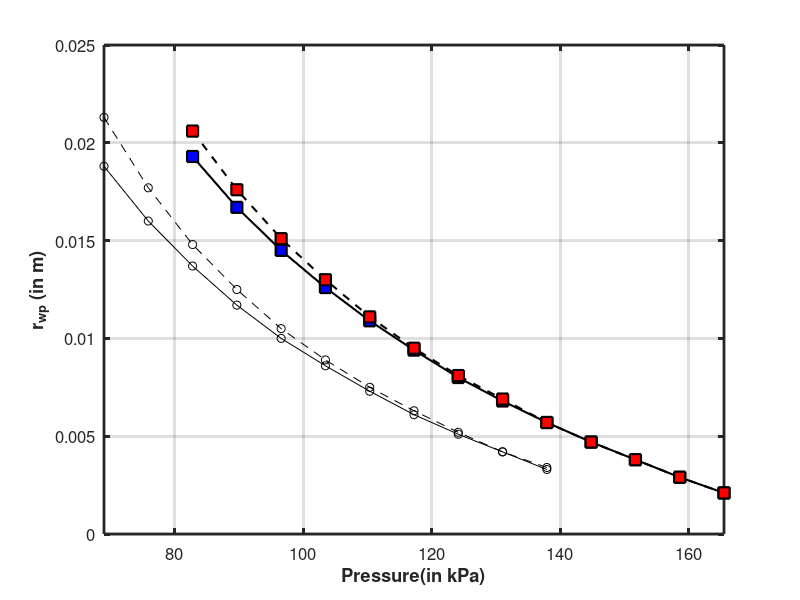

Reproduce this figure in MATLAB. (Note: this script raises an error after producing the figure.)
%% PLotting pressure vs diamters (60,88)
close all
pressure_wog_60 = 12:24;
Rcyl_wog_60 = [
    
    0.5000   12.0000    0.0241    0.3489    0.2929         0   32.9026    1.1262
    0.5000   13.0000    0.0215    0.3133   -0.2638         0  147.3253    1.1396
    0.5000   14.0000    0.0193    0.2828    0.2387         0   32.4366    1.1537
    0.5000   15.0000    0.0174    0.2562   -0.2168         0  147.8129    1.1685
    0.5000   16.0000    0.0157    0.2328    0.1976         0   31.9250    1.1841
    0.5000   17.0000    0.0142    0.2121   -0.1806         0  148.3510    1.2005
    0.5000   18.0000    0.0128    0.1936    0.1653         0   31.3573    1.2178
    0.5000   19.0000    0.0116    0.1769    0.1516         0   31.0476    1.2363
    0.5000   20.0000    0.0105    0.1617   -0.1391         0  149.2826    1.2559
    0.5000   21.0000    0.0095    0.1479   -0.1276         0  149.6369    1.2771
    0.5000   22.0000    0.0086    0.1350   -0.1170         0  150.0200    1.2999
    0.5000   23.0000    0.0077    0.1231   -0.1071         0  150.4386    1.3248
    0.5000   24.0000    0.0069    0.1119   -0.0978         0  150.9022    1.3523];


Rcyl_wg_60 = [
    0.5000   12.0000    0.0254    0.4422   -0.3945         0  146.1041    1.1262
    0.5000   13.0000    0.0224    0.3935   -0.3520         0  146.5976    1.1396
    0.5000   14.0000    0.0199    0.3426   -0.3050         0  147.0319    1.1537
    0.5000   15.0000    0.0178    0.2957   -0.2607         0  147.4154    1.1685
    0.5000   16.0000    0.0159    0.2597   -0.2276         0  147.7786    1.1841
    0.5000   17.0000    0.0143    0.2342   -0.2054         0  148.1511    1.2005
    0.5000   18.0000    0.0129    0.2111    0.1851         0   31.4753    1.2178
    0.5000   19.0000    0.0117    0.1882    0.1644         0   31.1184    1.2363
    0.5000   20.0000    0.0105    0.1700    0.1484         0   30.7540    1.2559
    0.5000   21.0000    0.0095    0.1546    0.1354         0   30.3559    1.2771
    0.5000   22.0000    0.0086    0.1391    0.1217         0   29.9542    1.2999
    0.5000   23.0000    0.0077    0.1264    0.1109         0   29.5229    1.3248
    0.5000   24.0000    0.0069    0.1138    0.1000         0   29.0435    1.3523];



pressure_wog_50 = 10:20;% 87 and 46
Rcyl_wog_50 = [
    0.5000   10.0000    0.0236    0.4454   -0.4051         0  155.4374    1.0756
    0.5000   11.0000    0.0208    0.3959    0.3606         0   24.3726    1.0845
    0.5000   12.0000    0.0185    0.3545    0.3234         0   24.1752    1.0936
    0.5000   13.0000    0.0165    0.3194   -0.2918         0  156.0301    1.1031
    0.5000   14.0000    0.0148    0.2892   -0.2647         0  156.2442    1.1129
    0.5000   15.0000    0.0134    0.2629    0.2410         0   23.5320    1.1231
    0.5000   16.0000    0.0121    0.2398    0.2202         0   23.2974    1.1337
    0.5000   17.0000    0.0109    0.2193    0.2018         0   23.0507    1.1447
    0.5000   18.0000    0.0099    0.2009    0.1852         0   22.7904    1.1563
    0.5000   19.0000    0.0090    0.1843    0.1702         0   22.5143    1.1684
    0.5000   20.0000    0.0081    0.1692   -0.1566         0  157.7802    1.1812];


Rcyl_wg_50 = [       0.5000   10.0000    0.0261    0.6469   -0.6137    1.0000  154.0886    1.0756
    0.5000   11.0000    0.0225    0.5292   -0.4988    1.0000  154.5883    1.0845
    0.5000   12.0000    0.0196    0.4560   -0.4291         0  155.0338    1.0936
    0.5000   13.0000    0.0173    0.4071   -0.3838         0  155.4399    1.1031
    0.5000   14.0000    0.0153    0.3578   -0.3368         0  155.8075    1.1129
    0.5000   15.0000    0.0137    0.3102   -0.2909         0  156.1398    1.1231
    0.5000   16.0000    0.0123    0.2714   -0.2536         0  156.4528    1.1337
    0.5000   17.0000    0.0111    0.2438   -0.2277         0  156.7685    1.1447
    0.5000   18.0000    0.0100    0.2216    0.2072         0   22.9070    1.1563
    0.5000   19.0000    0.0090    0.1991    0.1860         0   22.5852    1.1684
    0.5000   20.0000    0.0082    0.1789    0.1670         0   22.2650    1.1812];




plot(pressure_wog_50*6.89476, Rcyl_wog_50(:,3)-.0048,'-ko',...
    pressure_wog_60*6.89476, Rcyl_wog_60(:,3)-.0048,'-ks',...
    'linewidth',1.5,'Markersize',8,'MarkerFaceColor','blue')
% %plot(pressure_wog_60*6.89476, Rcyl_wog_60(:,3)-.0048,'ko',...
%     pressure_wg_60*6.89476, Rcyl_wg_60(:,3)-.0048,'ks',...
%     'linewidth',1.5,'Markersize',8,'MarkerFaceColor','blue')
hold on

plot(pressure_wog_50*6.89476, Rcyl_wg_50(:,3)-.0048,'--ko',...
    pressure_wog_60*6.89476, Rcyl_wg_60(:,3)-.0048,'--ks',...
    'linewidth',1.5,'Markersize',8,'MarkerFaceColor','red')

ylabel('r_{wp} (in m)','fontweight','bold','fontsize',12,'Interpreter','tex')

xlabel('Pressure(in kPa)','fontweight','bold','fontsize',12)

set(gca,'linewidth',2,'FontSize',12)
xlim([10 24]*6.89476)
grid on
ax = gca;
ax.YAxis.Exponent = -2;

% set(gcf, 'Position', [100, 100, 600, 600])
legend(' 50 deg Helical', '60 deg Helical ',' 50 deg Exact', '60 deg Exact ')
axis square
resol = 900; % pixels per inch
set(gcf, 'Position', [100, 100, 600, 600])
% legend(' 50 deg Helical', '60 deg Helical ',' 50 deg Exact', '60 deg Exact ')

%
figure

plot(pressure_wog_50*6.89476,abs( Rcyl_wog_50(:,5)),'-ko',...
    pressure_wog_60*6.89476, abs(Rcyl_wog_60(:,5)),'-ks',...
    'linewidth',1.5,'Markersize',8,'MarkerFaceColor','blue')
% %plot(pressure_wog_60*6.89476, Rcyl_wog_60(:,3)-.0048,'ko',...
%     pressure_wg_60*6.89476, Rcyl_wg_60(:,3)-.0048,'ks',...
%     'linewidth',1.5,'Markersize',8,'MarkerFaceColor','blue')
hold on

plot(pressure_wog_50*6.89476,abs(Rcyl_wg_50(:,5)),'--ko',...
    pressure_wog_60*6.89476, abs(Rcyl_wg_60(:,5)),'--ks',...
    'linewidth',1.5,'Markersize',8,'MarkerFaceColor','red')

ylabel('l_{wp} (in m)','fontweight','bold','fontsize',12,'Interpreter','tex')

xlabel('Pressure(in kPa)','fontweight','bold','fontsize',12)

set(gca,'linewidth',2,'FontSize',12)
xlim([10 24]*6.89476)
grid on
ax = gca;
ax.YAxis.Exponent = -2;

set(gcf, 'Position', [100, 100, 600, 600])
legend(' 50 deg Helical', '60 deg Helical ',' 50 deg Exact', '60 deg Exact ')
%% PLotting pressure vs diamters (70,88)

close all
pressure_wog = 10:20;


pressure_wg_70 = (10:20)*6.89476;
Rcyl_wg_70 = [     0.5000   10.0000    0.0346    0.4616         0
    0.5000   11.0000    0.0300    0.3986         0
    0.5000   12.0000    0.0262    0.3489         0
    0.5000   13.0000    0.0232    0.3010         0
    0.5000   14.0000    0.0206    0.2613         0
    0.5000   15.0000    0.0184    0.2326         0
    0.5000   16.0000    0.0164    0.2087         0
    0.5000   17.0000    0.0148    0.1858         0
    0.5000   18.0000    0.0133    0.1673         0
    0.5000   19.0000    0.0119    0.1515         0
    0.5000   20.0000    0.0108    0.1365         0];
Rcyl_wg_70(:,2)=Rcyl_wg_70(:,2)*6.89476;



figure 

plot(pressure_wg_70, Rcyl_wg_70(:,3),'--ko',...
    'linewidth',2,'Markersize',8,'MarkerFaceColor','blue')


ylabel('r_{obj} (in m)','fontweight','bold','fontsize',12,'Interpreter','tex')


xlabel('Pressure(in kPa)','fontweight','bold','fontsize',12)

set(gca,'linewidth',2,'FontSize',12)
xlim([10 21]*6.89476)
grid on
hold on
set(gcf, 'Position', [100, 100, 600, 600])
% ploting the test objects

%  
% plot(136.6416,.0110,'kh','Markersize',14,'MarkerFaceColor','green')
% hold on
% plot(75.8424,.0300,'kh','Markersize',14,'MarkerFaceColor','cyan')
%  
Pobj = [75.284 136.6416];
Robj = [.03 .011];
xneg = [-.6*6.89476 -2.5*6.89476];
xpos = [2.1*6.89476 1*6.89476];
plot(Pobj(1),Robj(1),'kd','MarkerFaceColor','red','MarkerSize',10);
plot(Pobj(2),Robj(2),'kd','MarkerFaceColor','green','MarkerSize',10);
e1 = errorbar(Pobj(1),Robj(1),xneg(1),xpos(1),'horizontal','k');
e1.Marker = '.';
e1.MarkerSize = 8;
e1.MarkerFaceColor = 'red';
e1.CapSize = 12;
e1.LineStyle = '-';
e1.LineWidth = 2;
e1.Color = 'red';
e2 = errorbar(Pobj(2),Robj(2),xneg(2),xpos(2),'horizontal','k');
e2.Marker = '.';
e2.MarkerSize = 8;
e2.MarkerFaceColor = 'green';
e2.CapSize = 12;
e2.LineStyle = '-';
e2.LineWidth = 2;
e2.Color = 'green';
legend('Analytical rad','Pipe Anal','Tubelight Anal','Pipe(Exp)','Tubelight(Exp)');
ax = gca;
ax.YAxis.Exponent = -2;
%%

% Plots for exp pressure vs analytical for gripping
close all
radius = [1 1.2 1.4 1.5 2 2.5]*1e-2;

% analysis pressure (50 degree)
P_50_A = [17.5 15.8 14.4 13.8 12 NaN]*6.89476;
P_60_A = [19.9 18.23 16.81 16.18 13.72 12.1]*6.89476;
% plot(radius,P_50_A,'r*',radius,P_60_A,'b*')
P_50_E_neg = [.1 .3 .1 .2 0 NaN]*6.89476;
P_50_E_pos = [3.5 2.7 2.4 2.4 3 NaN]*6.89476;

P_60_E_neg = [1.1 1.53 1.3 .98 .62 1.1]*6.89476;
P_60_E_pos = [.6 .7 .9 .62 .68 .4]*6.89476;

e1= errorbar(P_50_A(1:5),radius(1:5),P_50_E_neg(1:5),P_50_E_pos(1:5),'horizontal','ks','MarkerFaceColor','red');
e1.Marker = '.';
e1.MarkerSize = 10;
e1.MarkerFaceColor = 'blue';
e1.CapSize = 1\20;
e1.LineWidth = 2;
e1.Color = 'blue';
hold on
e2 = errorbar(P_60_A,radius,P_60_E_neg,P_60_E_pos,'horizontal','ko','MarkerFaceColor','blue');
e2.Marker = '.';
e2.MarkerSize = 10;
e2.MarkerFaceColor = 'red';
e2.CapSize = 15;
e2.LineWidth = 2;
e2.Color = 'red';
plot(P_50_A(1:5),radius(1:5),'ks','MarkerFaceColor','blue','MarkerSize',10)
plot(P_60_A,radius,'ko','MarkerFaceColor','red','MarkerSize',10)
ylim([.008 .028])
xlim([10 22]*6.89476)
grid on

ylabel('r_{obj} (in m)','fontweight','bold','fontsize',12,'Interpreter','tex')

xlabel('Pressure(in kPa)','fontweight','bold','fontsize',12)

set(gca,'linewidth',2,'FontSize',12)
set(gcf, 'Position', [100, 100, 600, 600])
legend('50 deg (Exp)','60 deg (Exp)','50 deg (Anal)','60 deg (Anal)')
ax = gca;
ax.YAxis.Exponent = -2;

% %% Plots for exp pressure vs analytical for gripping
% clear all
% radius = [10 12 14 15 20 25] ;
% P_exp_50 = [22 18.9 16.9 15.7 13.2];
% P_anal_50 = [18 16.1667 14.75 14.125 11.7037 ];
% 
% 
% P_exp_60 = [22.5 20.8 18.3 17.5 15.5 13];
% P_anal_60 = [20.6 18.75 17.1243 16.5625 13.7917 11.875];
% 
% plot(radius(1:5),P_exp_50,'b*',radius(1:5),P_anal_50,'bo','Markersize',14,'Markerfacecolor','b')
% hold on
% plot(radius,P_exp_60,'k+',radius,P_anal_60,'ks','Markersize',14,'Markerfacecolor','k')
% 
% legend('50 deg: exp','50 deg: Anal', '60 deg: exp','60 deg: Anal')
% set(gca,'linewidth',1.5,'FontSize',16)
% % xlim([10 20])
% grid on
% title('Pressure needed to grip various diameters','fontsize',20)
% xlabel('Radius (in mm)','fontweight','bold','fontsize',20)
% 
% ylabel('Pressure(in psi)','fontweight','bold','fontsize',20)

%%%%%%%%%%%%%%%%
%% Pressure vs selection measure plots
% figure
% 
% L = 1;
% load Material_fit_5088.mat
% alpha = 86.88*pi/180;
% beta = 45.49*pi/180;
% Ro = 13/64*.0254;
% lambda_5088 = Material_fit(:,2);
% lambda1 = lambda_5088;
% delta_5088 =  -L.*Ro.^(-1).*cos(alpha).^3.*cos(beta).^3.*csc(alpha+(-1).*beta) ...
%   .^2.*csc(alpha+beta).*(((-1).*lambda1.^2+sec(beta).^2).*tan(alpha) ...
%   .^2+sec(alpha).^4.*sec(beta).^4.*(cos(alpha).^6.*((-1)+ ...
%   lambda1.^2.*cos(alpha).^2).*cos(beta).^6.*((-1)+lambda1.^2.*cos( ...
%   beta).^2).*(tan(alpha)+(-1).*tan(beta)).^4).^(1/2)+(2.*lambda1.^2+ ...
%   (-1).*sec(alpha).^2+(-1).*sec(beta).^2).*tan(alpha).*tan(beta)+(( ...
%   -1).*lambda1.^2+sec(alpha).^2).*tan(beta).^2);
% delta_normal_5088 = delta_5088/L;
% 
% alpha = 85*pi/180;
% beta = 58*pi/180;
% load Material_fit_6088.mat
% lambda_6088 = Material_fit(:,2);
% lambda1 = lambda_6088;
% delta_6088 = -L.*Ro.^(-1).*cos(alpha).^3.*cos(beta).^3.*csc(alpha+(-1).*beta) ...
%   .^2.*csc(alpha+beta).*(((-1).*lambda1.^2+sec(beta).^2).*tan(alpha) ...
%   .^2+sec(alpha).^4.*sec(beta).^4.*(cos(alpha).^6.*((-1)+ ...
%   lambda1.^2.*cos(alpha).^2).*cos(beta).^6.*((-1)+lambda1.^2.*cos( ...
%   beta).^2).*(tan(alpha)+(-1).*tan(beta)).^4).^(1/2)+(2.*lambda1.^2+ ...
%   (-1).*sec(alpha).^2+(-1).*sec(beta).^2).*tan(alpha).*tan(beta)+(( ...
%   -1).*lambda1.^2+sec(alpha).^2).*tan(beta).^2);
% delta_normal_6088 = delta_6088/L;
% 
% alpha = 86*pi/180;
% beta = 65.8*pi/180;
% load Material_fit_7088.mat
% lambda_7088 = Material_fit(:,2);
% lambda1 = lambda_7088;
% delta_7088 = -L.*Ro.^(-1).*cos(alpha).^3.*cos(beta).^3.*csc(alpha+(-1).*beta) ...
%   .^2.*csc(alpha+beta).*(((-1).*lambda1.^2+sec(beta).^2).*tan(alpha) ...
%   .^2+sec(alpha).^4.*sec(beta).^4.*(cos(alpha).^6.*((-1)+ ...
%   lambda1.^2.*cos(alpha).^2).*cos(beta).^6.*((-1)+lambda1.^2.*cos( ...
%   beta).^2).*(tan(alpha)+(-1).*tan(beta)).^4).^(1/2)+(2.*lambda1.^2+ ...
%   (-1).*sec(alpha).^2+(-1).*sec(beta).^2).*tan(alpha).*tan(beta)+(( ...
%   -1).*lambda1.^2+sec(alpha).^2).*tan(beta).^2);
% delta_normal_7088 = delta_7088/L;
% 
% bh = boxplot([delta_normal_5088./((lambda_5088-1)./(2*Ro)),...
%     delta_normal_6088(1:31)./((lambda_6088(1:31)-1)./(2*Ro)),...
%     delta_normal_7088(1:31)./((lambda_7088(1:31)-1)./(2*Ro))],...
%     'Labels',{'85,  58',' 87,  46',...
%     ' 87,  66'},'Widths',.8),...
% set(bh(:,:),'linewidth',3);
% title('Selection measure with pressure (prototypes)',...
%     'fontweight','bold','fontsize',20)
% set(gca,'linewidth',1.5,'FontSize',16,'fontweight','bold')
% xlabel('\beta (in degrees)','fontweight','bold','fontsize',20)
% ylabel('Torsion/Curvature','fontweight','bold','fontsize',20)



% %%%%%%%%%%
% %%  Vol frac vs selsction measure plots
% params_5588 = [       0         0    1.0000         0
%     0.0100    0.9923    1.0002    1.4690
%     0.0200    1.9830    1.0005    2.9560
%     0.0300    2.9722    1.0007    4.4610
%     0.0400    3.9597    1.0010    5.9842
%     0.0500    4.9455    1.0012    7.5258
%     0.0600    5.9297    1.0015    9.0859
%     0.0700    6.9121    1.0017   10.6646
%     0.0800    7.8928    1.0020   12.2621
%     0.0900    8.8718    1.0022   13.8789
%     0.1000    9.8490    1.0025   15.5147
%     0.1100   10.8244    1.0028   17.1699
%     0.1200   11.7980    1.0030   18.8446
%     0.1300   12.7697    1.0033   20.5391
%     0.1400   13.7395    1.0036   22.2535
%     0.1500   14.7074    1.0039   23.9881
%     0.1600   15.6734    1.0041   25.7431
%     0.1700   16.6374    1.0044   27.5187
%     0.1800   17.5994    1.0047   29.3151
%     0.1900   18.5594    1.0050   31.1325
%     0.2000   19.5173    1.0053   32.9712
%     0.2100   20.4731    1.0056   34.8315
%     0.2200   21.4268    1.0059   36.7138
%     0.2300   22.3784    1.0062   38.6181
%     0.2400   23.3277    1.0065   40.5447
%     0.2500   24.2749    1.0069   42.4941
%     0.2600   25.2197    1.0072   44.4664
%     0.2700   26.1623    1.0075   46.4620
%     0.2800   27.1026    1.0078   48.4812
%     0.2900   28.0404    1.0082   50.5247
%     0.3000   28.9759    1.0085   52.5923
% ];
% 
% params_6088 = [ 0         0    1.0000         0
%     0.0100    1.0007    1.0002    1.2330
%     0.0200    2.0000    1.0004    2.4797
%     0.0300    2.9981    1.0006    3.7403
%     0.0400    3.9949    1.0008    5.0148
%     0.0500    4.9904    1.0010    6.3032
%     0.0600    5.9845    1.0012    7.6057
%     0.0700    6.9773    1.0014    8.9222
%     0.0800    7.9687    1.0016   10.2529
%     0.0900    8.9587    1.0018   11.5977
%     0.1000    9.9473    1.0021   12.9570
%     0.1100   10.9345    1.0023   14.3305
%     0.1200   11.9203    1.0025   15.7185
%     0.1300   12.9046    1.0027   17.1210
%     0.1400   13.8874    1.0029   18.5380
%     0.1500   14.8688    1.0032   19.9698
%     0.1600   15.8486    1.0034   21.4163
%     0.1700   16.8269    1.0036   22.8776
%     0.1800   17.8037    1.0039   24.3538
%     0.1900   18.7789    1.0041   25.8451
%     0.2000   19.7525    1.0044   27.3515
%     0.2100   20.7246    1.0046   28.8730
%     0.2200   21.6950    1.0048   30.4099
%     0.2300   22.6638    1.0051   31.9621
%     0.2400   23.6309    1.0053   33.5298
%     0.2500   24.5964    1.0056   35.1131
%     0.2600   25.5601    1.0059   36.7121
%     0.2700   26.5222    1.0061   38.3268
%     0.2800   27.4825    1.0064   39.9579
%     0.2900   28.4410    1.0066   41.6047
%     0.3000   29.3978    1.0069   43.2677
% ];
% 
% params_6588= [         0         0    1.0000         0
%     0.0100    1.0083    1.0002    1.0166
%     0.0200    2.0156    1.0003    2.0438
%     0.0300    3.0219    1.0005    3.0817
%     0.0400    4.0271    1.0006    4.1303
%     0.0500    5.0313    1.0008    5.1895
%     0.0600    6.0344    1.0010    6.2594
%     0.0700    7.0365    1.0011    7.3402
%     0.0800    8.0375    1.0013    8.4316
%     0.0900    9.0374    1.0015    9.5338
%     0.1000   10.0362    1.0017   10.6468
%     0.1100   11.0339    1.0018   11.7706
%     0.1200   12.0304    1.0020   12.9054
%     0.1300   13.0258    1.0022   14.0510
%     0.1400   14.0201    1.0024   15.2074
%     0.1500   15.0132    1.0026   16.3748
%     0.1600   16.0052    1.0027   17.5532
%     0.1700   16.9959    1.0029   18.7425
%     0.1800   17.9855    1.0031   19.9428
%     0.1900   18.9738    1.0033   21.1541
%     0.2000   19.9610    1.0035   22.3765
%     0.2100   20.9469    1.0037   23.6100
%     0.2200   21.9315    1.0039   24.8546
%     0.2300   22.9150    1.0041   26.1104
%     0.2400   23.8971    1.0043   27.3773
%     0.2500   24.8780    1.0045   28.6555
%     0.2600   25.8576    1.0047   29.9448
%     0.2700   26.8358    1.0049   31.2455
%     0.2800   27.8128    1.0051   32.5575
%     0.2900   28.7884    1.0053   33.8808
%     0.3000   29.7627    1.0055   35.2154
% ];
% 
% params_7088 = [        0         0    1.0000         0
%     0.0100    1.0155    1.0001    0.8145
%     0.0200    2.0301    1.0003    1.6371
%     0.0300    3.0440    1.0004    2.4679
%     0.0400    4.0571    1.0005    3.3068
%     0.0500    5.0694    1.0006    4.1539
%     0.0600    6.0808    1.0008    5.0091
%     0.0700    7.0914    1.0009    5.8725
%     0.0800    8.1013    1.0010    6.7440
%     0.0900    9.1102    1.0012    7.6237
%     0.1000   10.1183    1.0013    8.5116
%     0.1100   11.1256    1.0014    9.4076
%     0.1200   12.1320    1.0016   10.3118
%     0.1300   13.1375    1.0017   11.2241
%     0.1400   14.1422    1.0019   12.1445
%     0.1500   15.1459    1.0020   13.0734
%     0.1600   16.1488    1.0021   14.0103
%     0.1700   17.1508    1.0023   14.9554
%     0.1800   18.1518    1.0024   15.9086
%     0.1900   19.1520    1.0026   16.8701
%     0.2000   20.1512    1.0027   17.8397
%     0.2100   21.1495    1.0029   18.8176
%     0.2200   22.1468    1.0030   19.8036
%     0.2300   23.1432    1.0032   20.7979
%     0.2400   24.1386    1.0034   21.8003
%     0.2500   25.1331    1.0035   22.8110
%     0.2600   26.1266    1.0037   23.8299
%     0.2700   27.1191    1.0038   24.8570
%     0.2800   28.1106    1.0040   25.8924
%     0.2900   29.1012    1.0041   26.9360
%     0.3000   30.0907    1.0043   27.9878
% ];
% 
% params_7588 = [        0         0    1.0000         0
%     0.0100    1.0222    1.0001    0.6224
%     0.0200    2.0439    1.0002    1.2509
%     0.0300    3.0650    1.0003    1.8854
%     0.0400    4.0855    1.0004    2.5260
%     0.0500    5.1054    1.0005    3.1727
%     0.0600    6.1247    1.0006    3.8254
%     0.0700    7.1434    1.0007    4.4841
%     0.0800    8.1615    1.0008    5.1489
%     0.0900    9.1790    1.0009    5.8196
%     0.1000   10.1959    1.0010    6.4965
%     0.1100   11.2121    1.0011    7.1794
%     0.1200   12.2277    1.0012    7.8683
%     0.1300   13.2427    1.0013    8.5632
%     0.1400   14.2571    1.0014    9.2641
%     0.1500   15.2707    1.0015    9.9710
%     0.1600   16.2838    1.0016   10.6839
%     0.1700   17.2962    1.0017   11.4028
%     0.1800   18.3079    1.0018   12.1276
%     0.1900   19.3189    1.0019   12.8588
%     0.2000   20.3293    1.0020   13.5958
%     0.2100   21.3390    1.0021   14.3387
%     0.2200   22.3480    1.0022   15.0876
%     0.2300   23.3563    1.0024   15.8425
%     0.2400   24.3639    1.0025   16.6033
%     0.2500   25.3709    1.0026   17.3702
%     0.2600   26.3771    1.0027   18.1430
%     0.2700   27.3826    1.0028   18.9218
%     0.2800   28.3874    1.0029   19.7065
%     0.2900   29.3914    1.0031   20.4972
%     0.3000   30.3948    1.0032   21.2938
% ];
% 
% 
% bh = boxplot([params_5588(2:end,4)./params_5588(2:end,2),...
%     params_6088(2:end,4)./params_6088(2:end,2),...
%     params_6588(2:end,4)./params_6588(2:end,2),...
%     params_7088(2:end,4)./params_7088(2:end,2),...
%     params_7588(2:end,4)./params_7588(2:end,2)],...
%     'Labels',{'55 deg','60 deg','65 deg', '70 deg', '75 deg'},'Widths',.8);
% set(bh(:,:),'linewidth',3)
% title('Selection measure when \alpha = 88 deg and varying \beta',...
%     'fontweight','bold','fontsize',20)
% set(gca,'linewidth',1.5,'FontSize',16,'fontweight','bold')
% xlabel('\beta (in degrees)','fontweight','bold','fontsize',20)
% ylabel('Torsion/Curvature','fontweight','bold','fontsize',20)

%% prototypes vol frac versus selection measure

% params_5885 = [         0         0    1.0000         0
%     0.0100    0.9375    1.0005    1.3435
%     0.0200    1.8721    1.0010    2.6983
%     0.0300    2.8037    1.0015    4.0644
%     0.0400    3.7323    1.0020    5.4417
%     0.0500    4.6579    1.0025    6.8302
%     0.0600    5.5805    1.0030    8.2299
%     0.0700    6.5000    1.0036    9.6407
%     0.0800    7.4164    1.0041   11.0625
%     0.0900    8.3298    1.0046   12.4953
%     0.1000    9.2399    1.0052   13.9392
%     0.1100   10.1470    1.0057   15.3939
%     0.1200   11.0509    1.0063   16.8595
%     0.1300   11.9516    1.0068   18.3360
%     0.1400   12.8490    1.0074   19.8233
%     0.1500   13.7433    1.0079   21.3213
%     0.1600   14.6343    1.0085   22.8300
%     0.1700   15.5220    1.0091   24.3495
%     0.1800   16.4064    1.0097   25.8795
%     0.1900   17.2875    1.0103   27.4202
%     0.2000   18.1653    1.0108   28.9714
%     0.2100   19.0397    1.0114   30.5331
%     0.2200   19.9107    1.0120   32.1053
%     0.2300   20.7784    1.0126   33.6880
%     0.2400   21.6426    1.0133   35.2811
%     0.2500   22.5033    1.0139   36.8845
%     0.2600   23.3606    1.0145   38.4982
%     0.2700   24.2145    1.0151   40.1223
%     0.2800   25.0648    1.0157   41.7566
%     0.2900   25.9116    1.0164   43.4011
%     0.3000   26.7549    1.0170   45.0557];
% 
% params_4687 = [         0         0    1.0000         0
%     0.0100    0.9443    1.0005    1.9389
%     0.0200    1.8854    1.0009    3.9038
%     0.0300    2.8232    1.0014    5.8949
%     0.0400    3.7576    1.0019    7.9128
%     0.0500    4.6886    1.0024    9.9576
%     0.0600    5.6161    1.0029   12.0299
%     0.0700    6.5401    1.0034   14.1302
%     0.0800    7.4605    1.0039   16.2587
%     0.0900    8.3771    1.0044   18.4161
%     0.1000    9.2901    1.0050   20.6028
%     0.1100   10.1992    1.0055   22.8194
%     0.1200   11.1044    1.0060   25.0663
%     0.1300   12.0057    1.0066   27.3442
%     0.1400   12.9029    1.0072   29.6536
%     0.1500   13.7959    1.0077   31.9954
%     0.1600   14.6848    1.0083   34.3701
%     0.1700   15.5693    1.0089   36.7783
%     0.1800   16.4494    1.0095   39.2210
%     0.1900   17.3250    1.0101   41.6989
%     0.2000   18.1959    1.0107   44.2128
%     0.2100   19.0622    1.0113   46.7637
%     0.2200   19.9236    1.0120   49.3526
%     0.2300   20.7801    1.0126   51.9804
%     0.2400   21.6315    1.0133   54.6484
%     0.2500   22.4776    1.0140   57.3575
%     0.2600   23.3184    1.0147   60.1092
%     0.2700   24.1537    1.0154   62.9048
%     0.2800   24.9834    1.0161   65.7456
%     0.2900   25.8072    1.0168   68.6333
%     0.3000   26.6250    1.0175   71.5695];
% 
% params_6687 = [         0         0    1.0000         0
%     0.0100    0.9945    1.0002    0.9953
%     0.0200    1.9877    1.0005    2.0001
%     0.0300    2.9794    1.0007    3.0145
%     0.0400    3.9697    1.0009    4.0384
%     0.0500    4.9586    1.0011    5.0718
%     0.0600    5.9461    1.0014    6.1148
%     0.0700    6.9321    1.0016    7.1672
%     0.0800    7.9166    1.0019    8.2292
%     0.0900    8.8997    1.0021    9.3006
%     0.1000    9.8812    1.0023   10.3815
%     0.1100   10.8613    1.0026   11.4719
%     0.1200   11.8398    1.0028   12.5716
%     0.1300   12.8168    1.0031   13.6811
%     0.1400   13.7922    1.0033   14.7999
%     0.1500   14.7661    1.0036   15.9281
%     0.1600   15.7384    1.0039   17.0658
%     0.1700   16.7092    1.0041   18.2129
%     0.1800   17.6783    1.0044   19.3694
%     0.1900   18.6458    1.0047   20.5354
%     0.2000   19.6118    1.0049   21.7107
%     0.2100   20.5760    1.0052   22.8955
%     0.2200   21.5386    1.0055   24.0897
%     0.2300   22.4996    1.0057   25.2932
%     0.2400   23.4589    1.0060   26.5062
%     0.2500   24.4165    1.0063   27.7285
%     0.2600   25.3724    1.0066   28.9603
%     0.2700   26.3266    1.0069   30.2014
%     0.2800   27.2790    1.0072   31.4518
%     0.2900   28.2297    1.0074   32.7116
%     0.3000   29.1787    1.0077   33.9808];
% 
% 
% bh = boxplot([params_4687(2:end,4)./params_4687(2:end,2),...
%     params_5885(2:end,4)./params_5885(2:end,2),...
%     params_6687(2:end,4)./params_6687(2:end,2)],...
%     'Labels',{'85,  58',' 87,  46',...
%     ' 87,  66'},'Widths',.8);
% set(bh(:,:),'linewidth',3)
% title('Selection measure with volume prototypes',...
%     'fontweight','bold','fontsize',20)
% set(gca,'linewidth',1.5,'FontSize',16,'fontweight','bold')
% xlabel('\beta (in degrees)','fontweight','bold','fontsize',20)
% ylabel('Torsion/Curvature','fontweight','bold','fontsize',20)


